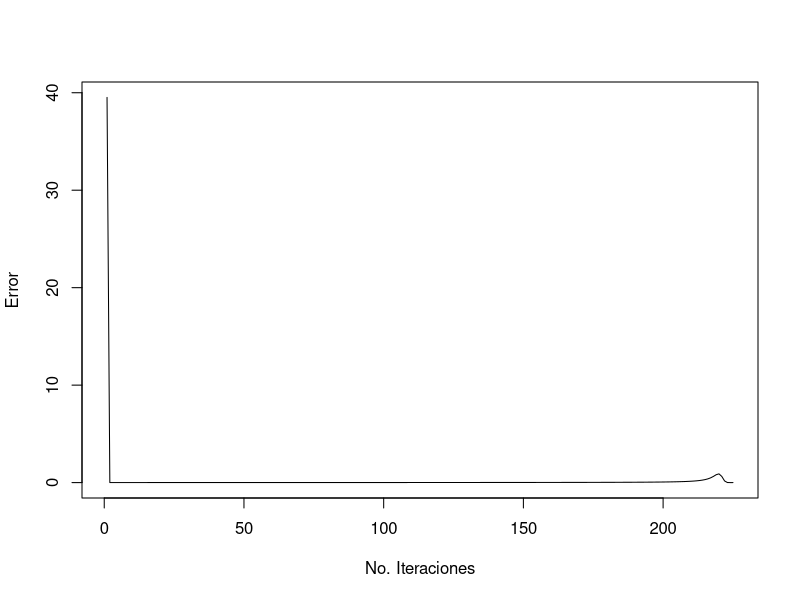

Generate this figure with R:
Steffensen = function(f,x0,tol)
{
  Errores = c()
  Iteraciones = c()
  Errori = c()
  Errorj = c()
  cat(formatC(c("i","x_i","f(x)","Error est."), width = -15, format = "f", flag = " "),"\n")
  maxi = 1000
  i = 1
  while (i <= 1000)
  {
    Iteraciones = c(Iteraciones,i)
    x1 = x0 - ((f(x0))^2)/(f(x0+f(x0))-f(x0))
    Error = abs(x1 - x0)
    Errores = c(Errores, Error)
    x0 = x1
    cat(formatC( c(i,x0,f(x0),Error), digits = 8, width = -15, format = "f", flag = " "), "\n")
    if(Error < tol)
      break;
    i = i + 1
    
  }
  cat("Cero de funcion: ", x0, " con error <=", Error, "Iteraciones: ", i)
  plot(Iteraciones,Errores, type = "l", xlab = "No. Iteraciones",ylab="Error")
  #Errores Ei vs Ei+1
  for(b in 1:i){
    if(b!=i){
      Errori[b]=Errores[b]
      Errorj[b]=Errores[b+1]  
    }
  }
}
#Se usa steffenson modificando la funcion original
f = function(x) 5*x+2*(exp(0.1*x))-200
Steffensen(f, 0, 1e-8)